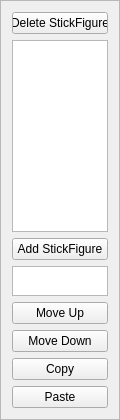
           <widget class="QFrame" name="layersFrame">
            <property name="sizePolicy">
             <sizepolicy hsizetype="Expanding" vsizetype="Expanding">
              <horstretch>0</horstretch>
              <verstretch>0</verstretch>
             </sizepolicy>
            </property>
            <property name="minimumSize">
             <size>
              <width>120</width>
              <height>0</height>
             </size>
            </property>
            <property name="maximumSize">
             <size>
              <width>120</width>
              <height>16777215</height>
             </size>
            </property>
            <property name="frameShape">
             <enum>QFrame::StyledPanel</enum>
            </property>
            <property name="frameShadow">
             <enum>QFrame::Raised</enum>
            </property>
            <layout class="QVBoxLayout" name="verticalLayout_8">
             <item>
              <widget class="QPushButton" name="deleteStickFigureBtn">
               <property name="maximumSize">
                <size>
                 <width>100</width>
                 <height>16777215</height>
                </size>
               </property>
               <property name="text">
                <string>Delete StickFigure</string>
               </property>
              </widget>
             </item>
             <item>
              <widget class="QListWidget" name="stickLayerView">
               <property name="sizePolicy">
                <sizepolicy hsizetype="Preferred" vsizetype="Preferred">
                 <horstretch>0</horstretch>
                 <verstretch>0</verstretch>
                </sizepolicy>
               </property>
               <property name="maximumSize">
                <size>
                 <width>100</width>
                 <height>16777215</height>
                </size>
               </property>
               <property name="alternatingRowColors">
                <bool>true</bool>
               </property>
               <property name="iconSize">
                <size>
                 <width>50</width>
                 <height>50</height>
                </size>
               </property>
              </widget>
             </item>
             <item>
              <widget class="QPushButton" name="addStickBtn">
               <property name="maximumSize">
                <size>
                 <width>100</width>
                 <height>16777215</height>
                </size>
               </property>
               <property name="text">
                <string>Add StickFigure</string>
               </property>
              </widget>
             </item>
             <item>
              <widget class="QTextEdit" name="stickFigureNameText">
               <property name="sizePolicy">
                <sizepolicy hsizetype="Expanding" vsizetype="Fixed">
                 <horstretch>0</horstretch>
                 <verstretch>0</verstretch>
                </sizepolicy>
               </property>
               <property name="maximumSize">
                <size>
                 <width>150</width>
                 <height>30</height>
                </size>
               </property>
              </widget>
             </item>
             <item>
              <widget class="QPushButton" name="moveLayerUpBtn">
               <property name="maximumSize">
                <size>
                 <width>100</width>
                 <height>16777215</height>
                </size>
               </property>
               <property name="text">
                <string>Move Up</string>
               </property>
              </widget>
             </item>
             <item>
              <widget class="QPushButton" name="moveLayerDownBtn">
               <property name="maximumSize">
                <size>
                 <width>100</width>
                 <height>16777215</height>
                </size>
               </property>
               <property name="text">
                <string>Move Down</string>
               </property>
              </widget>
             </item>
             <item>
              <widget class="QPushButton" name="pushButton">
               <property name="text">
                <string>Copy</string>
               </property>
              </widget>
             </item>
             <item>
              <widget class="QPushButton" name="pushButton_2">
               <property name="text">
                <string>Paste</string>
               </property>
              </widget>
             </item>
            </layout>
           </widget>
